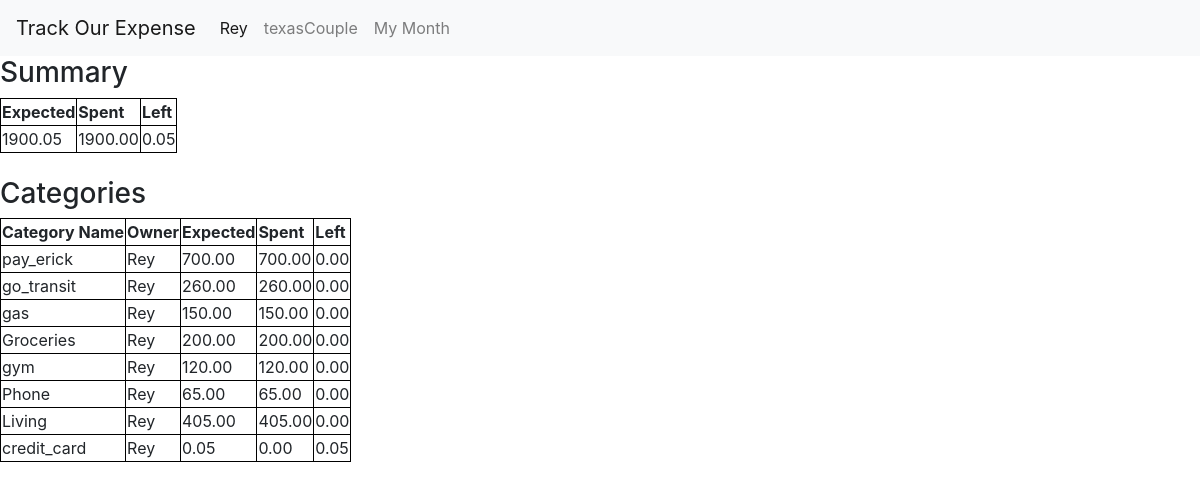
The app's page /categories/person/1/1_2019/ (signed in), older data.
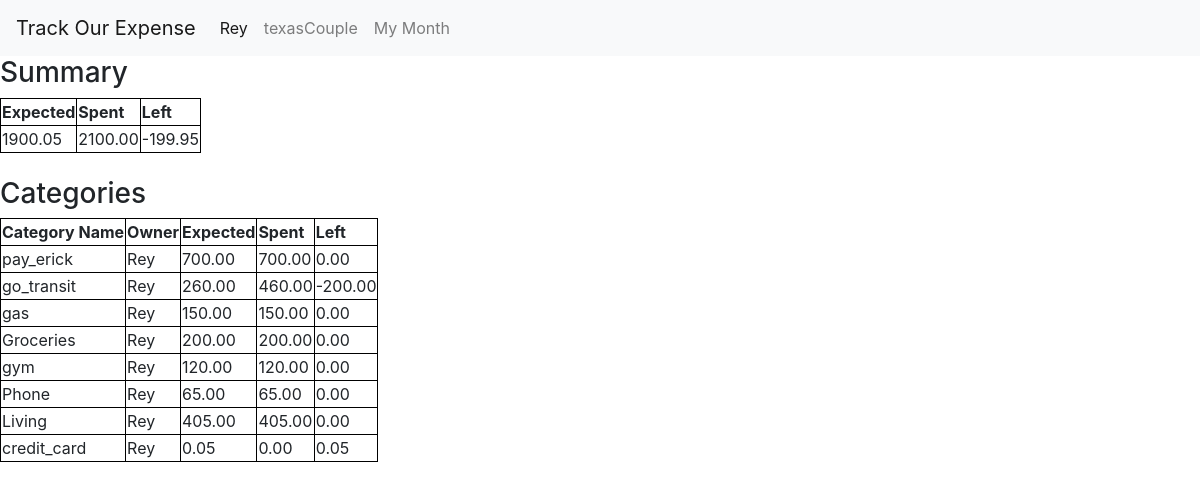
The same page, newer data.
### categories/models.py (models this page shows, shortened)
class Category(models.Model):
    category_person = models.ForeignKey(People, on_delete=models.CASCADE)
    category_name = models.CharField(max_length=200)
    category_expected = models.DecimalField(max_digits=8,decimal_places=2)
    category_spent = models.DecimalField(max_digits=8,decimal_places=2,default=0)
    category_date = models.DateField(default=datetime.datetime.now)

### people/models.py (models this page shows, shortened)
class People(models.Model):
    group_couple = models.ForeignKey(Group,on_delete=models.CASCADE)
    person_name= models.CharField(max_length=70)
    username = models.CharField(max_length=70,unique=True)

### categories/views.py (the view)
# urls.py: path("person/<int:person_id>/<int:month>_<int:year>/",views.index_person , name="person_category_index_summary"),
def index_person(request,person_id,month,year):
    person = get_object_or_404(People,id=person_id)
    if len(person.category_set.filter(category_date__month=month,category_date__year=year))>0:
        categories = get_list_or_404(Category, category_person=person, category_date__month=month,category_date__year=year)
    else:
        categories = []
    expected,spent,left = calculate_summary(categories)
    today = datetime.datetime.today()
    current_user = get_object_or_404(People, username=request.user)
    context = {
        'categories':categories,
        'month':today.month,
        'year':today.year,
        'expected': expected,
        'spent': spent,
        'left':left,
        "current_user":current_user
    }
    today = datetime.datetime.today()
    context["this_month"] = today.month
    context["this_year"] = today.year
    return render(request, "categories/index_person.html" ,context)

### categories/templatetags/categories_extras.py (called while the page is built)
def subtract(value,arg):
    return value - arg

### categories/views.py (called while the page is built)
def calculate_summary(categories):
    expected = 0
    spent = 0
    left = 0
    for category in categories:
        expected += category.category_expected
        spent += category.category_spent
    left = expected-spent
    return expected, spent, left

### categories/templates/categories/index_person.html (shortened to what this page needs)
{% extends 'bases/header.html' %}
{% block content %}
{% load categories_extras %}
<h3>Summary {{person.person_name}}</h3>
    <table>
        <thead>
            <tr>
                <th>Expected</th>
                <th>Spent</th>
                <th>Left</th>
            </tr>
        </thead>
        <tbody>
            <tr>
                <td>{{expected}}</td>
                <td>{{spent}}</td>
                <td>{{left}}</td>
            </tr>
        </tbody>
    </table>
    <br>
<h3>Categories {{person.person_name}}</h3>
<table>
    <thead>
        <tr>
            <th>Category Name</th>
            <th>Owner</th>
            <th>Expected</th>
            <th>Spent</th>
            <th>Left</th>
        </tr>
    </thead>
    {% for category in categories %}
        <tr>
            <td>{{category.category_name}}</td>
            <td>{{category.category_person.person_name}}</td>
            <td>{{category.category_expected}}</td>
            <td>{{category.category_spent}}</td>
            <td>{{category.category_expected|subtract:category.category_spent}}</td>
        </tr>
    {% endfor %}
</table>
    {% load categories_extras %}
<br>
<br><br><br>
{% endblock %}

Row changes from the older to the newer data that the page shows:
changed Category "go_transit": category_spent "260.00" → "460.00"; category_expected|subtract "0.00" → "-200.00"
Text that changed along with them:
{{ spent }}: "1900.00" → "2100.00"
{{ left }}: "0.05" → "-199.95"
